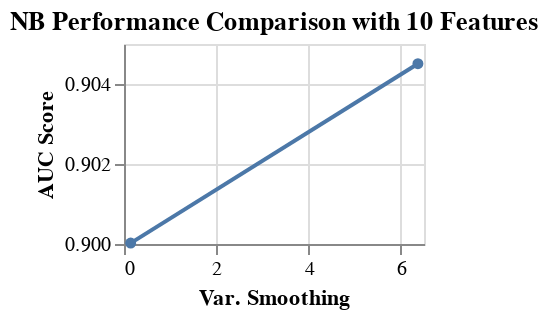

Notebook code cell kept with this figure:
### Code cell
plot_GS_NB(10)

### Figure 1 — Vega-Lite specification as saved in the notebook (floating-point values rounded to 4 significant figures)
{"config": {"view": {"continuousWidth": 400, "continuousHeight": 300}}, "data": {"name": "data-f873cf97bc08a51d08038be1d0b1cec6"}, "mark": {"type": "line", "point": true}, "encoding": {"x": {"type": "quantitative", "field": "nb__var_smoothing", "title": "Var. Smoothing"}, "y": {"type": "quantitative", "field": "mean_score", "scale": {"zero": false}, "title": "AUC Score"}}, "height": 100, "title": "NB Performance Comparison with 10 Features", "width": 150, "$schema": "https://vega.github.io/schema/vega-lite/v4.0.2.json", "datasets": {"data-f873cf97bc08a51d08038be1d0b1cec6": [{"mean_score": 0.9045, "std_score": 0.04902, "max_score": 0.968, "min_score": 0.8307, "nb__var_smoothing": 6.368, "fselector__k": 10.0}, {"mean_score": 0.9, "std_score": 0.05429, "max_score": 0.968, "min_score": 0.8169, "nb__var_smoothing": 0.1448, "fselector__k": 10.0}]}}
